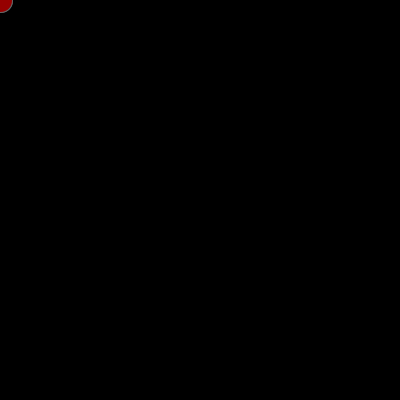
Frame 1 (no input)
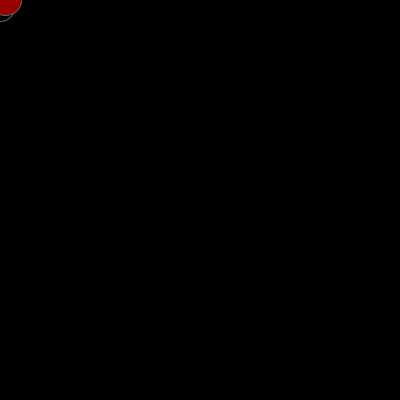
Frame 60 (the mouse pressed at the canvas centre just before this capture)
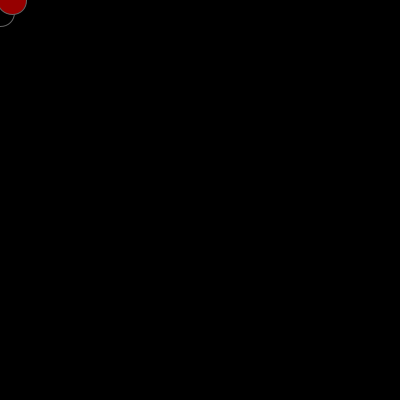
Frame 120 (the mouse held since frame 60 and released just before this capture)

The Processing sketch that drew these frames (run headless with seeded random() and noise(); from frame 60 on, the mouse is pressed at the canvas centre):

// Processing sketch: processing_143759
// ── processing_143759.pde

// This is a code fragment that shows how to use an ArrayList.
// It won't compile because it's missing the Ball class.

// Declaring the ArrayList, note the use of the syntax "<Ball>" to indicate
// our intention to fill this ArrayList with Ball objects


ArrayList<Ball> balls;

void setup() {
  size(400, 400);
  background(0);
  balls = new ArrayList<Ball>();  // Create an empty ArrayList
  balls.add(new Ball(mouseX, mouseY, 25));  // Start by adding one element
}

void draw() {
  background(0);

  // With an array, we say balls.length. With an ArrayList,
  // we say balls.size(). The length of an ArrayList is dynamic.
  // Notice how we are looping through the ArrayList backwards.
  // This is because we are deleting elements from the list.
  for (int i = balls.size()-1; i >= 0; i--) {
    Ball ball = balls.get(i);
    ball.move();
    ball.display();
  //  if (ball.finished()) {
      // Items can be deleted with remove().
  //    balls.remove(i);
  //  }
  }
}

void mousePressed() {
  // A new ball object is added to the ArrayList, by default to the end.
   
  
  for (int i = balls.size()-1; i >= 0; i--) {
   
    if(dist(mouseX,mouseY,balls.get(i).posx,balls.get(i).posy) < balls.get(i).radius/2){
    balls.add(new Ball(mouseX, mouseY, random(10,100)));
    }
   
    
      }
  
}
class Ball{
int X, Y; //ellipse 
int nX, nY; //ellipse 
int delay = 10; //delay effect 
int num = 60; 
float mx[] = new float[num]; 
float my[] = new float [num]; 
int r, g, b; //colors for background  

float posx, posy;  //declare variables for x and y position
float radius;  //declare variable for radius
float speed = 0.100;  //declare variable for "speed" 
 
 //class constructor (like setup function)
 Ball(float x,float y,float s){
  posx = x;  //set initial x position (random)
  posy = y; // set initial y position (random)
  radius = s; // set initial radius (random)
 
 }
 
 //method for the "math" behind the object
 
 //behavior for ball
 void move(){
  frameRate(35);  
  X = width/2; 
  Y = height/2; 

  
  posy += speed; 
 

  
  if(posx >= height + radius){  //if statement "resets" snowflake
    posy = 0 - radius;        //when it reaches bottom
    posx = random(width);
    speed = random(CENTER);
  
    radius = random(25, 25); 
  }
 }
  
  //method for drawing the object to the screen
  void display(){
    //draw the snowflake!
    //noStroke();
  fill(r, g, b); //color 
  stroke(100); 
  radius = radius + sin( frameCount /4); 
  //track cricle to new destination 
  X+=(nX-X)/delay; //delay effect
  Y+=(nY-Y)/delay; //delay effect
  ellipse(posx, posy, radius, radius); //shape
  fill(150, 0 ,0); 
  ellipse(posy, posx, radius, radius);
  fill(100, 0 ,0); 

  for(int i =1; i<num; i++) { 


    mx[i-1] = mx[i]; 


    my[i-1] = my[i]; 


  } 
  }  
}
